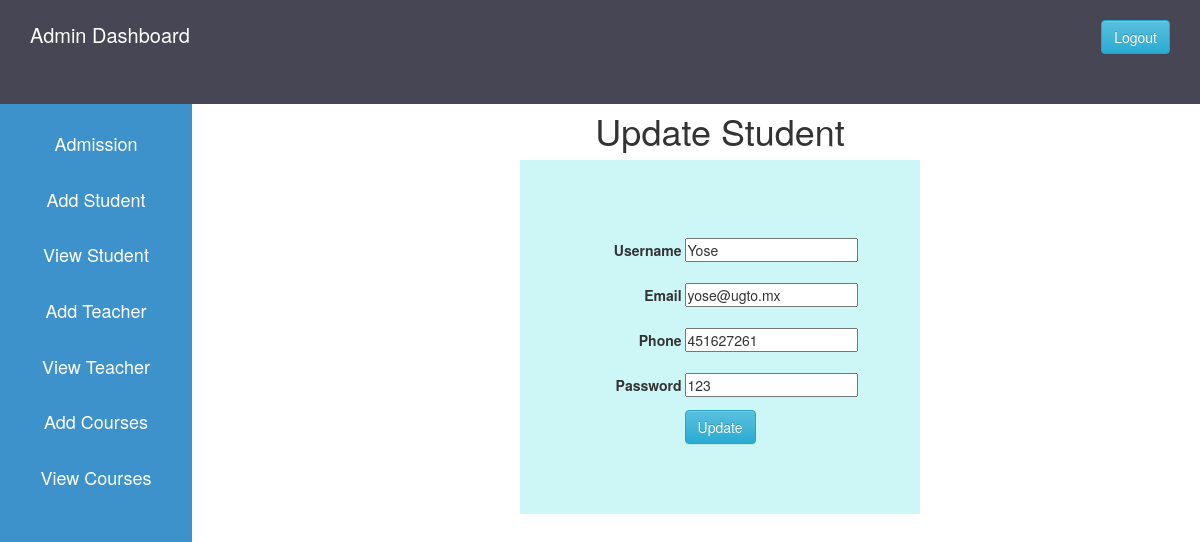
Page /update_student.php?student_id=3 (signed in) on the committed database.
### tables this page shows
CREATE TABLE `user` (
  `id` int(11) NOT NULL,
  `username` varchar(255) DEFAULT NULL,
  `phone` int(30) DEFAULT NULL,
  `email` varchar(255) DEFAULT NULL,
  `usertype` varchar(50) DEFAULT NULL,
  `password` varchar(255) DEFAULT NULL
);

### update_student.php (the view, shortened to what this page needs)
<?php
  $host="localhost";
  $user="root";
  $password="";
  $db="schoolproject";
  $data=mysqli_connect($host, $user, $password, $db);
  $id=$_GET['student_id'];
  $sql="SELECT * FROM user WHERE id='$id' ";
  $result=mysqli_query($data, $sql);
  $info=$result->fetch_assoc();
?>
<!DOCTYPE html>
<html lang="en">
<head>
  <?php
    include 'admin_css.php';
  ?>
</head>
<body>
  <?php
    include 'admin_sidebar.php';
  ?>
  <div class="content">
    <center><br>
      <h1>Update Student</h1>
      <div class="div_deg">
        <form action="#" method="POST">
          <div>
            <label>Username</label>
            <input type="text" name="name" value="<?php echo "{$info['username']}"; ?>">
          </div>
          <div>
            <label>Email</label>
            <input type="email" name="email" value="<?php echo "{$info['email']}"; ?>">
          </div>
          <div>
            <label>Phone</label>
            <input type="number" name="phone" value="<?php echo "{$info['phone']}"; ?>">
          </div>
          <div>
            <label>Password</label>
            <input type="text" name="password" value="<?php echo "{$info['password']}"; ?>">
          </div>
          <div>
            <input class="btn btn-info" type="submit" name="update" value="Update">
          </div>
        </form>
      </div>
    </center>
  </div>
</body>
</html>

### admin.css (style rules this page uses)
* { margin: 0px; padding: 0px; }
.content { margin-left: 20%; margin-top: 5.9%; }

### update_student.php (style rules this page uses)
label { display: inline-block; width: 100px; text-align: right; padding-top: 10px; padding-bottom: 10px; }
.div_deg { background-color: #CDF7F6; width: 400px; padding-bottom: 70px; padding-top: 70px; }

### rows in the picture
user: name "Yose", email "yose@ugto.mx", phone "451627261", password "123"
